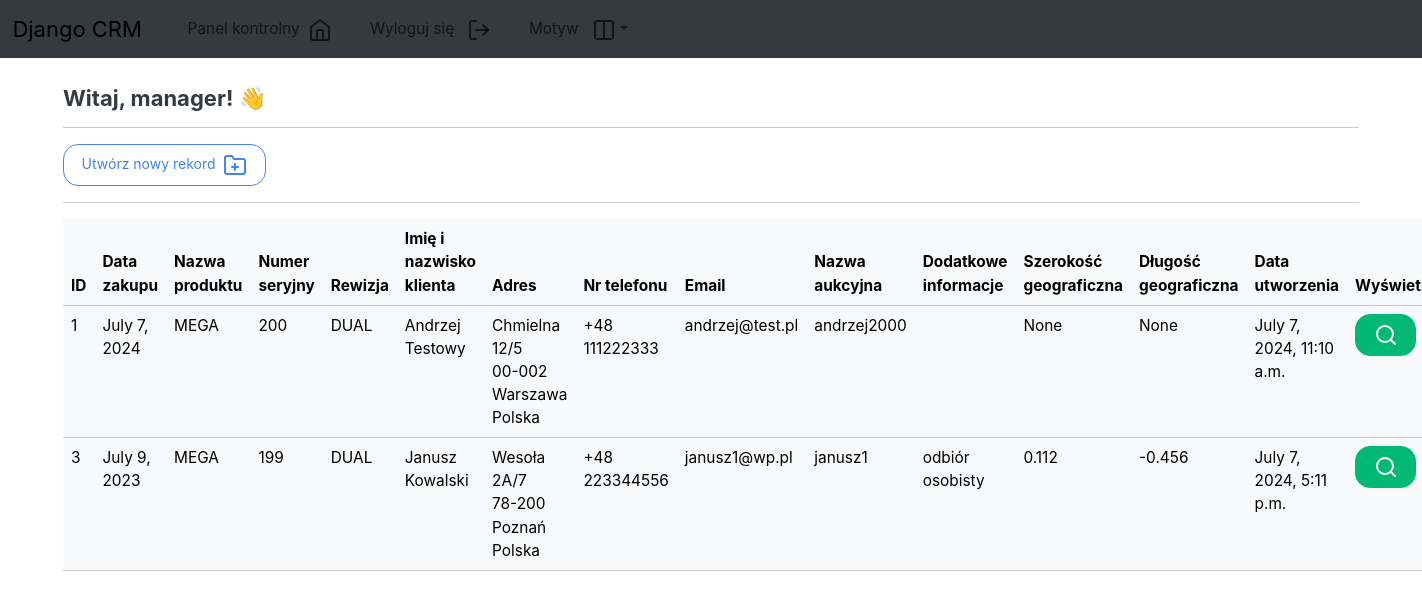
Page /dashboard (signed in) on the earlier database version.
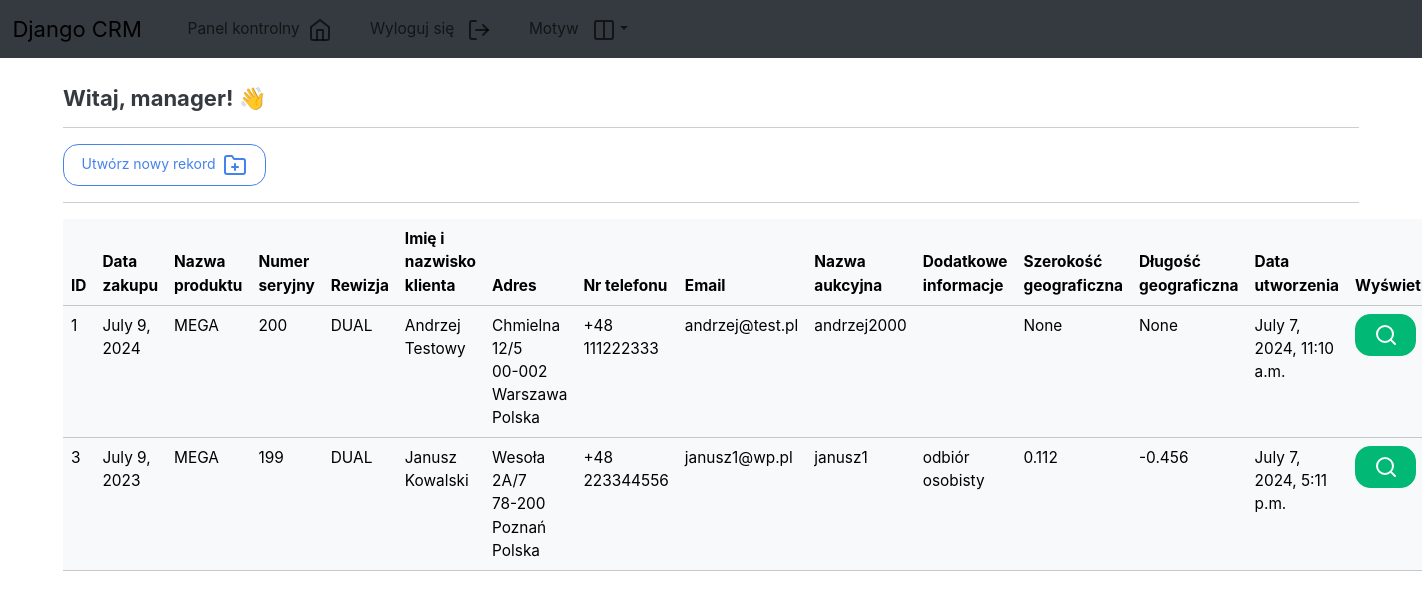
Same page on the later database version.
### webapp/models.py (models this page shows, shortened)
class Record(models.Model):
    creation_date = models.DateTimeField(auto_now_add=True)
    purchase_date = models.DateField(blank=True, null=True)  # Allows blank and NULL
    product_name = models.CharField(max_length=100, blank=True)  # Allows blank
    serial_number = models.CharField(max_length=100, blank=True)  # Allows blank
    revision = models.CharField(max_length=100, blank=True)  # Allows blank
    customer_first_name = models.CharField(max_length=100, blank=True)  # Allows blank
    customer_last_name = models.CharField(max_length=100, blank=True)  # Allows blank
    address_street = models.CharField(max_length=100, blank=True)  # Allows blank
    address_building = models.CharField(max_length=100, blank=True)  # Allows blank
    address_apartment = models.CharField(max_length=100, blank=True)  # Allows blank
    address_city = models.CharField(max_length=100, blank=True)  # Allows blank
    address_postal_code = models.CharField(max_length=100, blank=True)  # Allows blank
    address_country = models.CharField(max_length=100, blank=True)  # Allows blank
    phone_number = models.CharField(max_length=100, blank=True)  # Allows blank
    email = models.EmailField(max_length=100, blank=True)  # Allows blank
    auction_name = models.CharField(max_length=100, blank=True)  # Allows blank
    additional_info = models.TextField(max_length=1000, blank=True)  # Allows blank
    gps_latitude = models.FloatField(null=True, blank=True)  # Allows NULL and blank
    gps_longitude = models.FloatField(null=True, blank=True)  # Allows NULL and blank

### webapp/views.py (the view)
# urls.py: path('dashboard', views.dashboard, name='dashboard'),
@login_required(login_url='user_login')
def dashboard(request):
    my_records = Record.objects.all()
    context = {'records': my_records}
    return render(request, 'webapp/dashboard.html', context=context)

### webapp/templates/webapp/dashboard.html (shortened to what this page needs)
{% extends 'webapp/base.html' %}
{% load static %}
{% block content %}
<h5>Witaj, {{user}}! 👋</h5>
<hr>
<a class="btn btn-outline-primary btn-md" href="{% url 'create_record' %}">Utwórz nowy rekord&nbsp;&nbsp;<i data-feather="folder-plus"></i></a>
<hr>
<table class="table table-light table-hover">
    <thead class="thead-light">
        <tr>
            <th scope="col">ID</th>
            <th scope="col">Data zakupu</th>
            <th scope="col">Nazwa produktu</th>
            <th scope="col">Numer seryjny</th>
            <th scope="col">Rewizja</th>
            <th scope="col">Imię i nazwisko klienta</th>
            <th scope="col">Adres</th>
            <th scope="col">Nr telefonu</th>
            <th scope="col">Email</th>
            <th scope="col">Nazwa aukcyjna</th>
            <th scope="col">Dodatkowe informacje</th>
            <th scope="col">Szerokość geograficzna</th>
            <th scope="col">Długość geograficzna</th>
            <th scope="col">Data utworzenia</th>
            <th scope="col">Wyświetl</th>
        </tr>
    </thead>
    <tbody>
        {% if records %}
            {% for record in records %}
            <tr>
                <td>{{record.id}}</td>
                <td>{{record.purchase_date}}</td>
                <td>{{record.product_name}}</td>
                <td>{{record.serial_number}}</td>
                <td>{{record.revision}}</td>
                <td>{{record.customer_first_name}} {{record.customer_last_name}}</td>
                <td>{{record.address_street}} {{record.address_building}}/{{record.address_apartment}}<br>
                    {{record.address_postal_code}} {{record.address_city}}<br>
                    {{record.address_country}}
                </td>
                <td>{{record.phone_number}}</td>
                <td>{{record.email}}</td>
                <td>{{record.auction_name}}</td>
                <td>{{record.additional_info}}</td>
                <td>{{record.gps_latitude}}</td>
                <td>{{record.gps_longitude}}</td>
                <td>{{record.creation_date}}</td>
                <td>
                    <a class="btn btn-success btn-md" href="{% url 'view_record' record.id %}"><i data-feather="search"></i></a>
                </td>
            </tr>
            {% endfor %}
        {% endif %}
    </tbody>
</table>
{% endblock %}

Differences in the rows shown:
changed Record "Andrzej": purchase_date "July 7, 2024" → "July 9, 2024"
